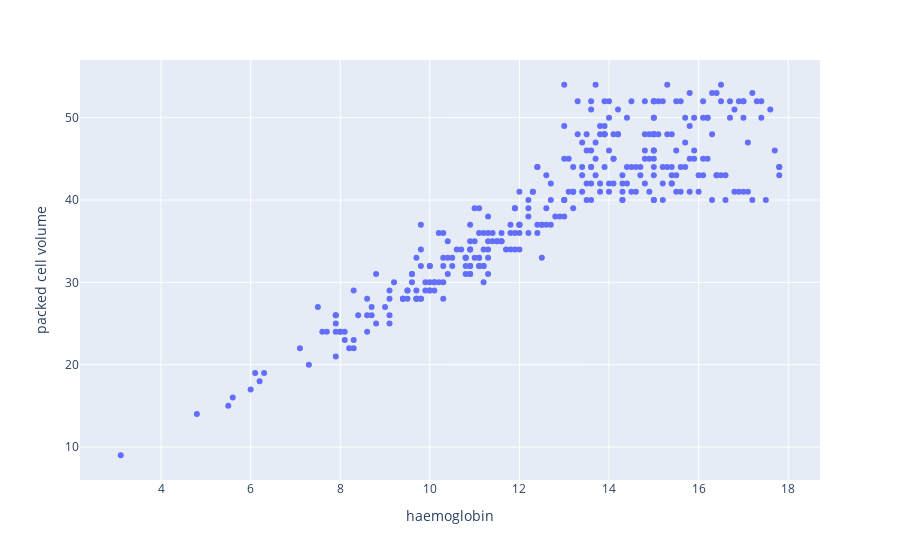

The code cell stored with this chart in its notebook:
### Code cell
px.scatter(df,'haemoglobin','packed cell volume')

### Figure 1 — Plotly figure (JSON) as saved in the notebook; plotly's stock layout.template omitted (floating-point values rounded to 4 significant figures; data arrays with more than 128 entries replaced by an {"elided": "..."} marker saying what was removed)
{"data": [{"hovertemplate": "haemoglobin=%{x}<br>packed cell volume=%{y}<extra></extra>", "legendgroup": "", "marker": {"color": "#636efa", "symbol": "circle"}, "mode": "markers", "name": "", "orientation": "v", "showlegend": false, "type": "scatter", "x": {"elided": "400 float values"}, "xaxis": "x", "y": {"elided": "400 int values"}, "yaxis": "y"}], "layout": {"legend": {"tracegroupgap": 0}, "margin": {"t": 60}, "xaxis": {"anchor": "y", "domain": [0, 1], "title": {"text": "haemoglobin"}}, "yaxis": {"anchor": "x", "domain": [0, 1], "title": {"text": "packed cell volume"}}}}
